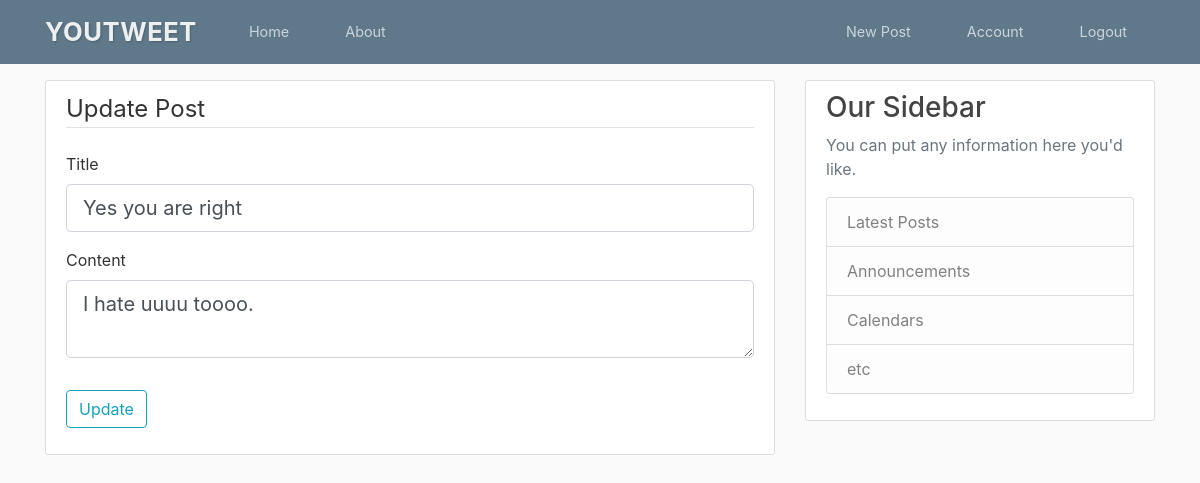
Page /post/4/update (signed in) on the earlier database version.
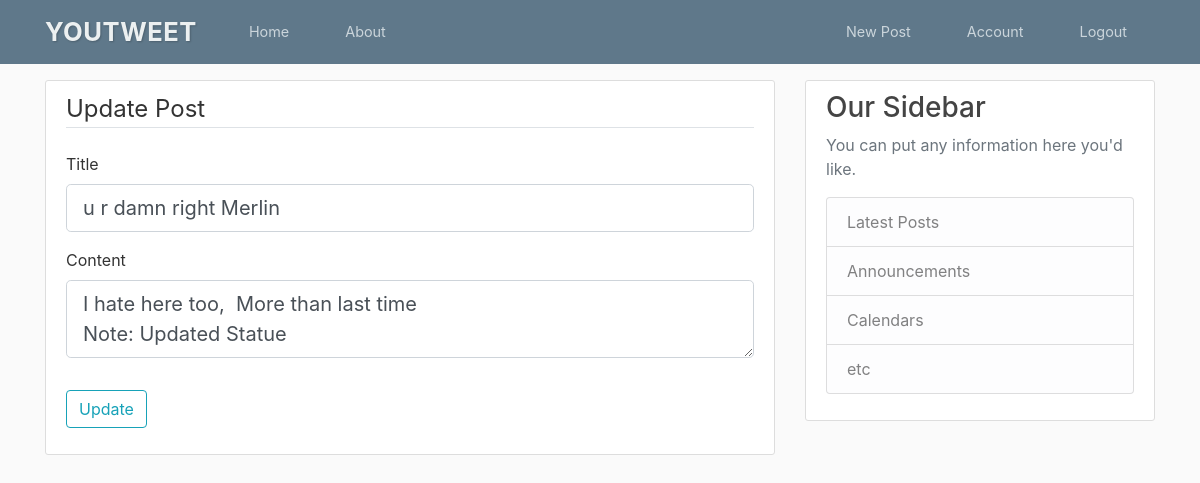
Same page on the later database version.
### youtweet/models.py (models this page shows, shortened)
class Post(db.Model):
    id = db.Column(db.Integer, primary_key=True)
    title = db.Column(db.String(100), nullable=False)
    date_posted = db.Column(db.DateTime, nullable=False, default=datetime.utcnow)
    content = db.Column(db.Text, nullable=False)
    user_id = db.Column(db.Integer, db.ForeignKey('user.id'), nullable=False)

### youtweet/routes.py (the view)
@app.route("/post/<int:post_id>/update", methods=['GET', 'POST'])
def update_post(post_id):
    legend = 'Update Post'
    post = Post.query.get_or_404(post_id)
    if post.author != current_user:
        abort(403)
    form = CreateNewPost()
    form = CreateNewPost(submit_label='Update')
    if form.validate_on_submit():
        post.title = form.title.data
        post.content = form.content.data
        db.session.commit()
        flash('Your post has been updated!', 'success')
        return redirect(url_for('post', post_id=post.id))
    elif request.method == 'GET':
        form.title.data = post.title
        form.content.data = post.content
    return render_template('create_post.html', title='Update Post',
                           form=form, legend='Update Post')

### youtweet/forms.py
class CreateNewPost(FlaskForm):
    title = StringField('Title', validators=[DataRequired()])
    content = TextAreaField('Content', validators=[DataRequired()])
    submit = SubmitField('Post')
    def __init__(self, **kwargs):
        super().__init__(**kwargs)
        if 'submit_label' in kwargs:
            self.submit.label.text = kwargs['submit_label']

### youtweet/models.py (called while the page is built)
@login_manager.user_loader
def load_user(user_id):
    return User.query.get(int(user_id))

### youtweet/templates/create_post.html (shortened to what this page needs)
{% extends "layout.html" %}
{% block content %}
<div class="content-section">
    <form method="POST" action="">
        <fieldset class="form-group">
            <legend class="border-bottom mb-4">{{ legend }}</legend>
            <div class="form-group">
                {{ form.title.label(class="form-control-label") }}
                {% if form.title.errors %}
                    {{ form.title(class="form-control form-control-lg is-invalid") }}
                    <div class="invalid-feedback">
                        {% for error in form.title.errors %}
                            <span>{{ error }}</span>
                        {% endfor %}
                    </div>
                {% else %}
                    {{ form.title(class="form-control form-control-lg") }}
                {% endif %}
            </div>
            <div class="form-group">
                {{ form.content.label(class="form-control-label") }}
                {% if form.content.errors %}
                    {{ form.content(class="form-control form-control-lg is-invalid") }}
                    <div class="invalid-feedback">
                        {% for error in form.content.errors %}
                            <span>{{ error }}</span>
                        {% endfor %}
                    </div>
                {% else %}
                    {{ form.content(class="form-control form-control-lg") }}
                {% endif %}
            </div>
        </fieldset>
        <div class="form-group">
            {{ form.submit(class="btn btn-outline-info") }}
        </div>
    </form>
</div>
{% endblock content %}

Differences in the rows shown:
changed Post: title "Yes you are right" → "u r damn right Merlin"; content "I hate uuuu toooo." → "I hate here too, More than last time Note: Updated Statue"
